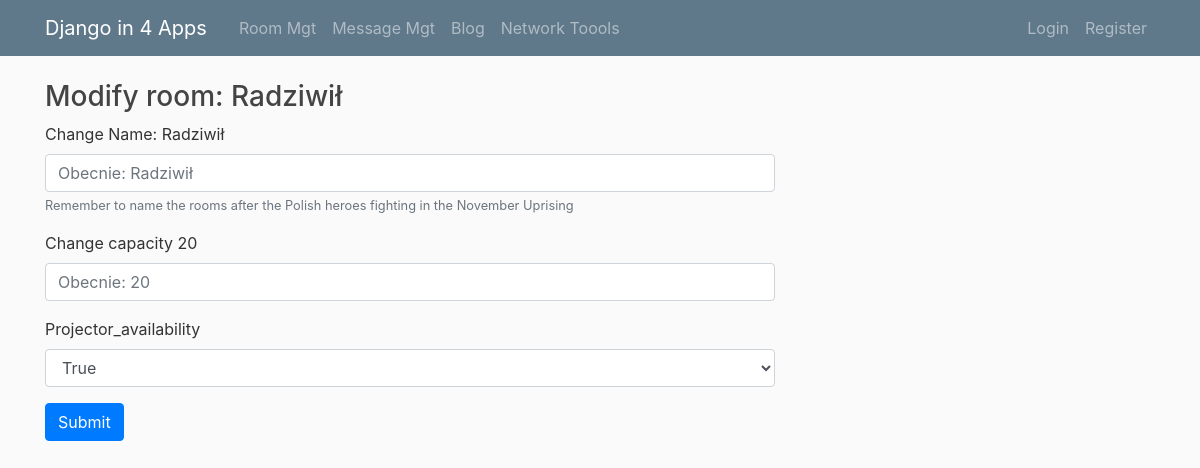
/roomsmgt/room/modify/6, run on the app's committed database.
### Workshop_RoomsMgt/models.py (models this page shows, shortened)
class Room(models.Model):
    name = models.CharField(
        verbose_name='Name',
        max_length=64
    )
    capacity = models.SmallIntegerField(
        verbose_name='Capacity'
    )
    projector_availability = models.BooleanField(
        verbose_name='Projector availability',
        default=True
    )

### Workshop_RoomsMgt/views.py (the view, shortened to what this page needs)
# urls.py: path('room/modify/<int:pk>', modify_room, name="modify"),
def modify_room(request, pk):
    N = ""
    C = 0
    pa = False
    if request.method == "GET":
        context = {
            'Room': Room.objects.get(pk=pk)
        }
        return render(request, 'Workshop_RoomsMgt/modify_room.html', context)

### Workshop_RoomsMgt/templates/Workshop_RoomsMgt/modify_room.html (shortened to what this page needs)
{% extends "Workshop_RoomsMgt/base.html" %}
{% load crispy_forms_tags %}
{% block content %}
<form method="POST" action="">
    <h3>Modify room: {{ Room.name}}</h3>
  <div class="form-group">
    <label>Change Name: {{ Room.name}} </label>
    <input type="Name" class="form-control" name="Name" aria-describedby="emailHelp" placeholder="Obecnie: {{ Room.name}}">
    <small id="emailHelp" class="form-text text-muted">Remember to name the rooms after the Polish heroes fighting in the November Uprising</small>
  </div>
  <div class="form-group">
    <label>Change capacity {{ Room.capacity}}</label>
    <input type="number" class="form-control" name="Capacity" placeholder="Obecnie: {{ Room.capacity}}">
  </div>
  <div class="form-group">
    <label>Projector_availability</label>
    <select class="form-control" name="projector_availability" placeholder="Obecnie: {{ Room.projector_availability }}">
        <option value="True">True</option>
    </select>
  </div>
  <button type="submit" class="btn btn-primary">Submit</button>
</form>
{% endblock %}

### Workshop_RoomsMgt/static/Workshop_RoomsMgt/main.css (style rules this page uses)
body { background: #fafafa; color: #333333; margin-top: 5rem; }
h1, h2, h3, h4, h5, h6 { color: #444444; }

### data on the page
Room: name "Radziwił", Name "Obecnie: Radziwił", capacity "20", Capacity "Obecnie: 20", projector_availability "True"
